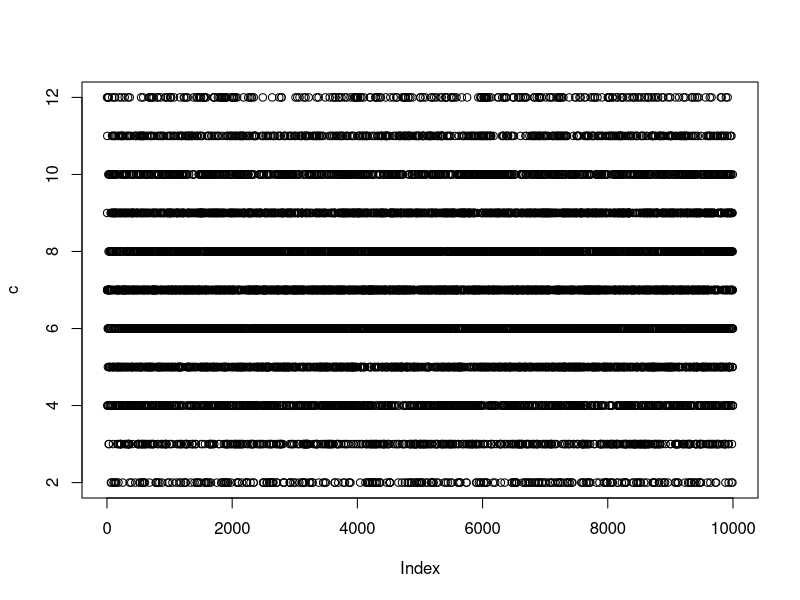
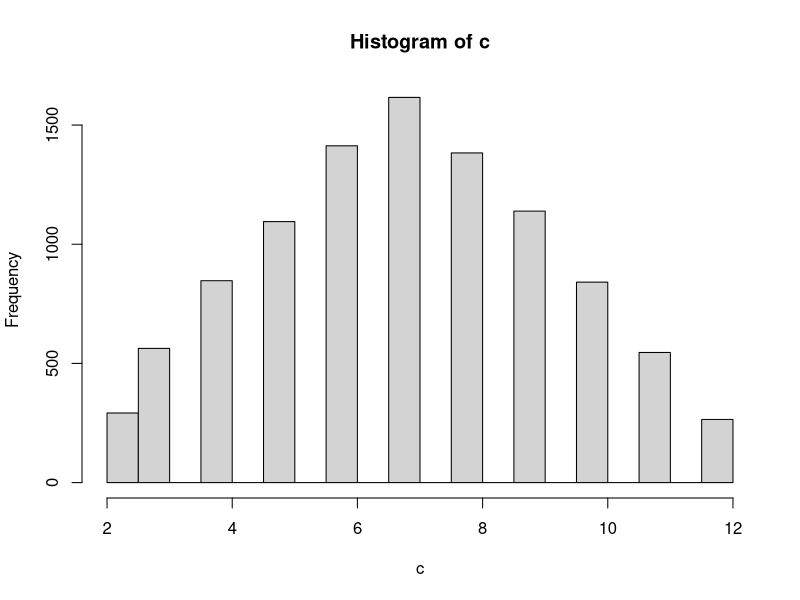
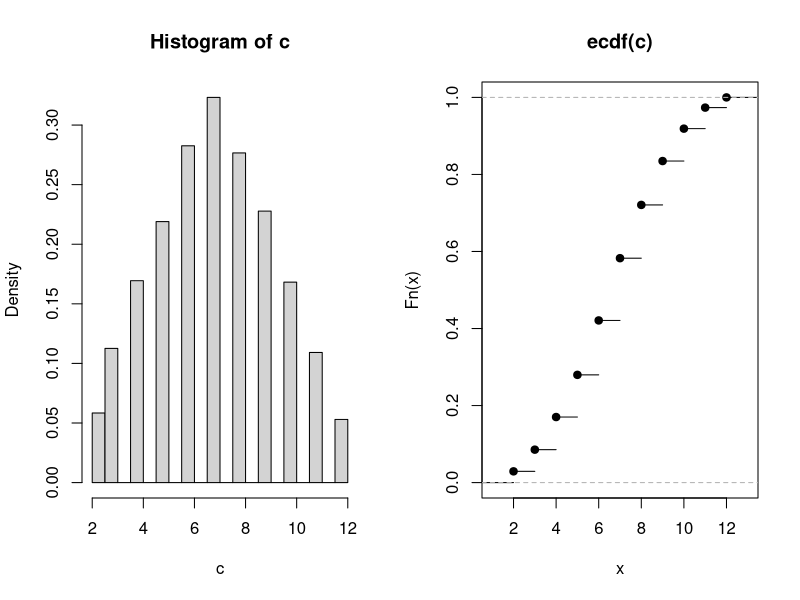
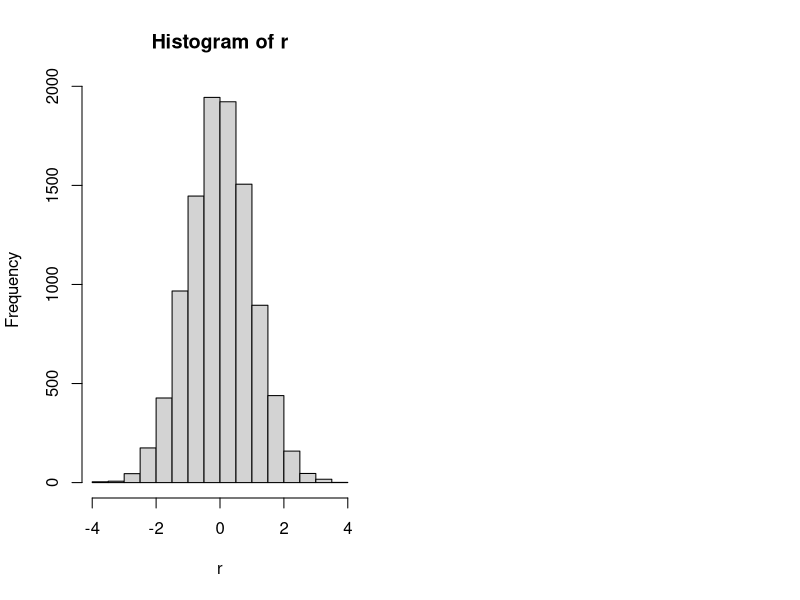

These charts were generated, in order, by the following R code:
#dicefunction
roll=function(x){
dice1=sample(c(1,2,3,4,5,6),size=x,rep=T)
dice2=sample(c(1,2,3,4,5,6),size=x,rep=T)
ss=dice1+dice2
print(ss)
}
c=roll(10000)
plot(c)
hist(c)
par(mfrow=c(1,2))
hist(c,freq=F)
plot(ecdf(c))

#rnorm and pnorm
r=rnorm(10000,mean=0,sd=1)
hist(r)
#
pnorm((70-65.2)/5)
#
1-pnorm((1-3)/sqrt(5))